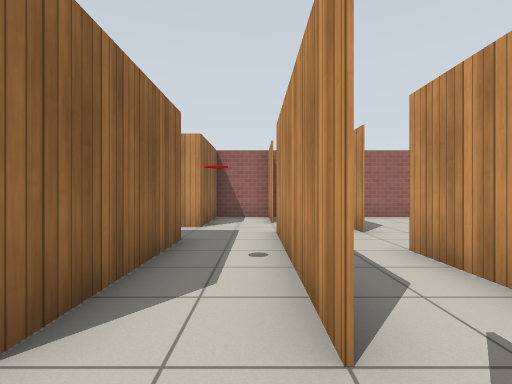
View 1 (above)

24 first-person views from a walk through a robot-simulator world made for Gazebo. The camera is 0.94 m above the floor, looks level and sees 85° across. The floor is counted in squares, 1 m on a side. Each view is taken from the middle of a square. On the plan, view 1 faces up. The plan holds only what a view shows up to about 11 squares ahead; the rest is blank. Gazebo's built-in surfaces are drawn with simple patterns.

View 2
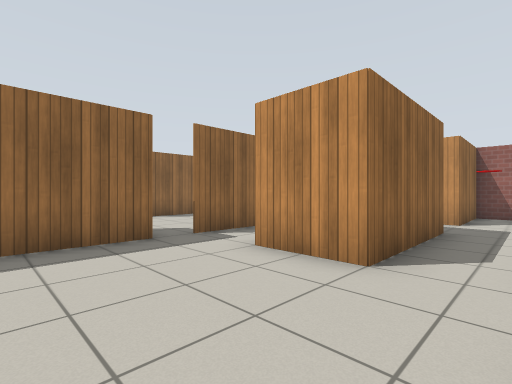

View 3
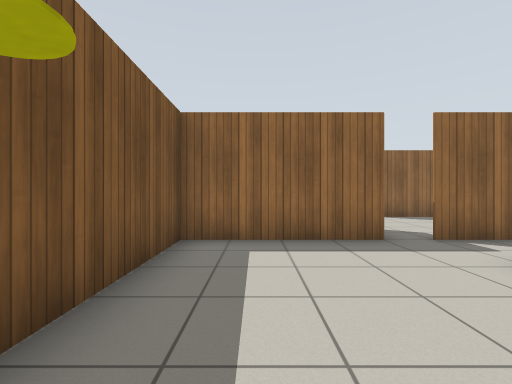

View 4
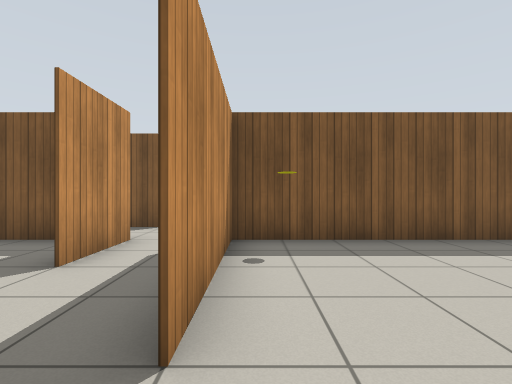

View 5
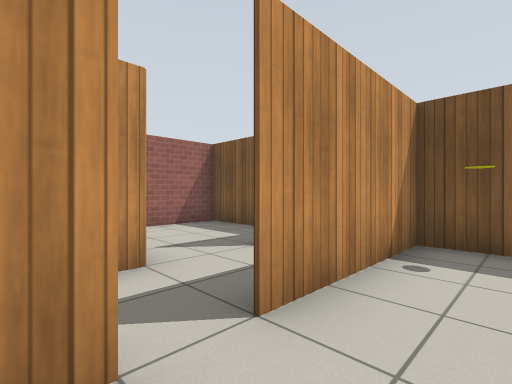

View 6
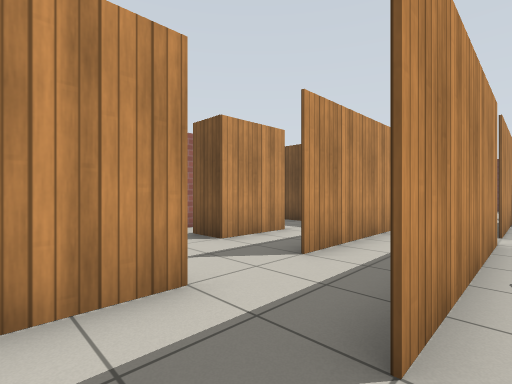

View 7
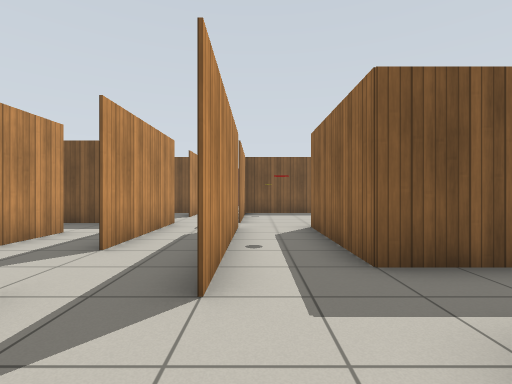

View 8
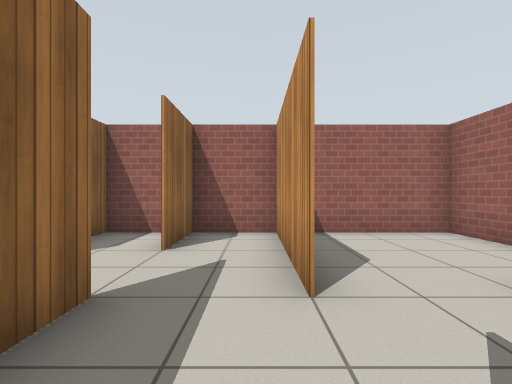

View 9
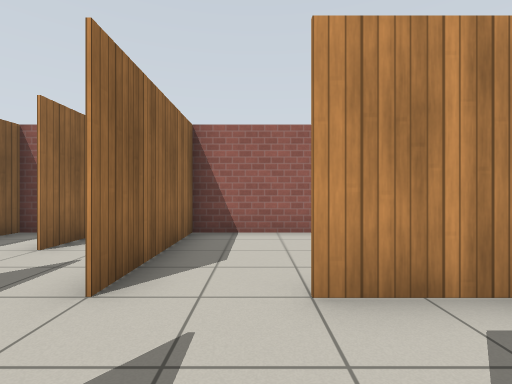

View 10
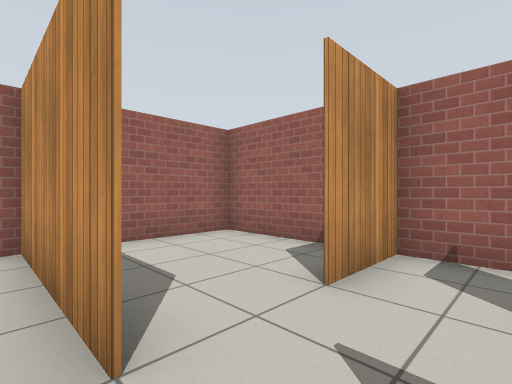

View 11
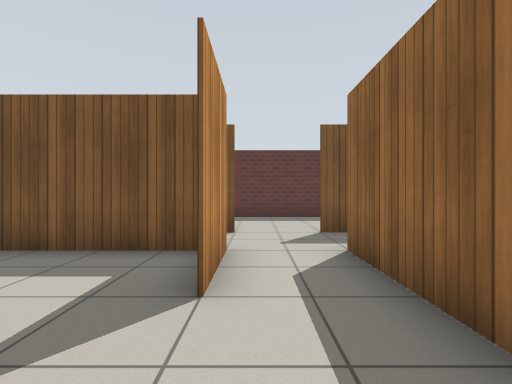

View 12
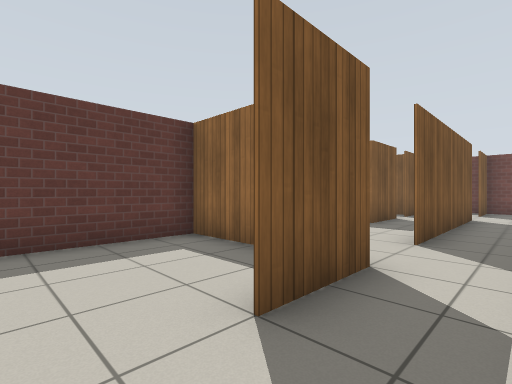

View 13
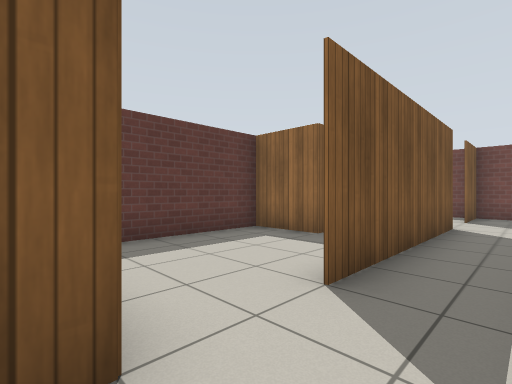

View 14
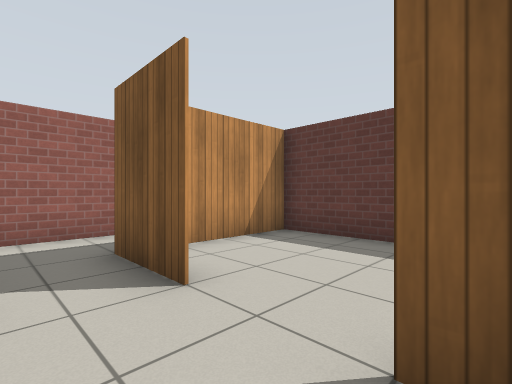

View 15
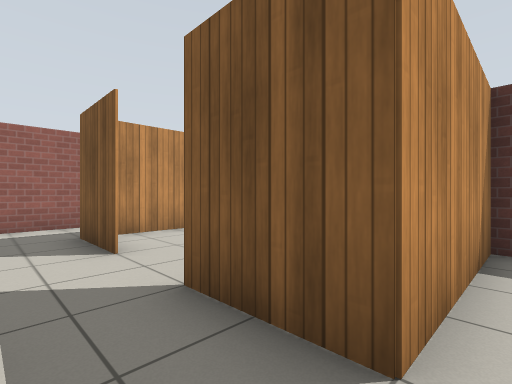

View 16
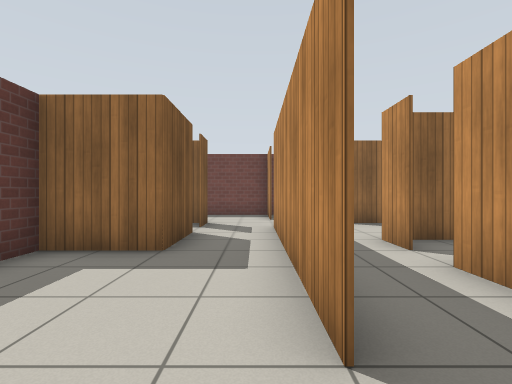

View 17
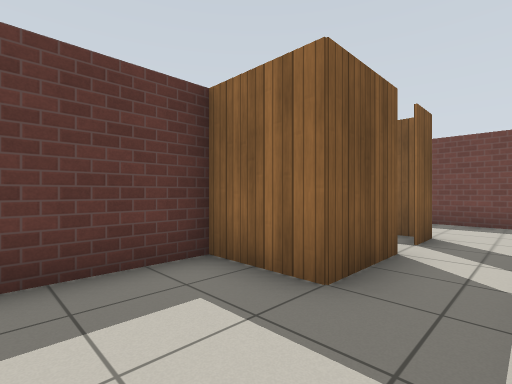

View 18
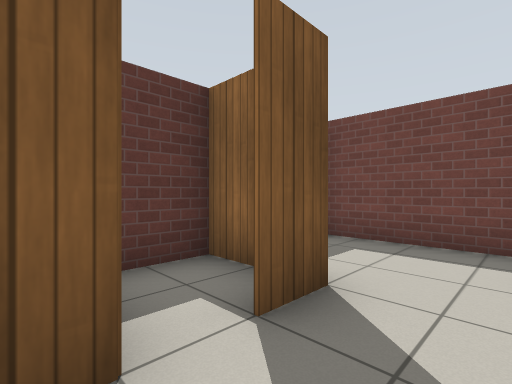

View 19
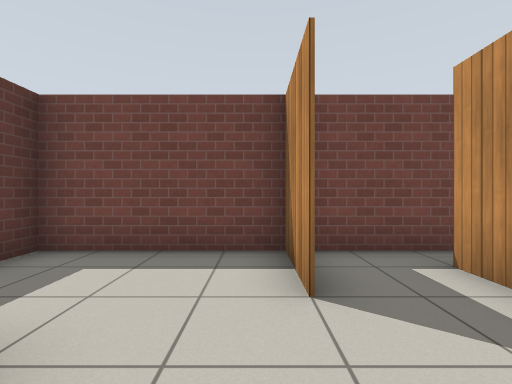

View 20
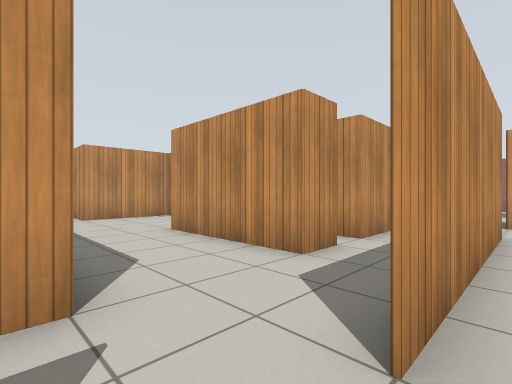

View 21
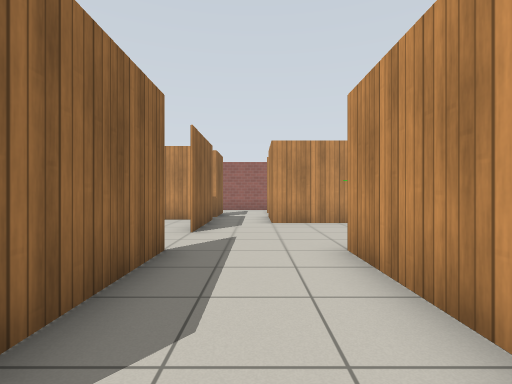

View 22
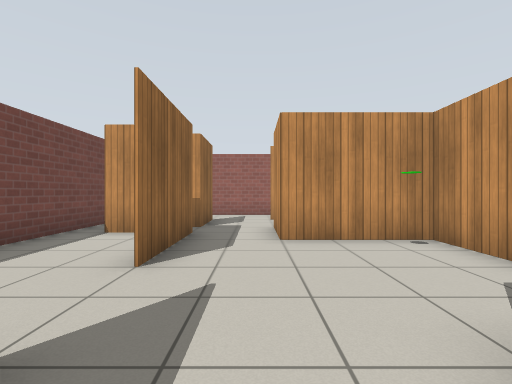

View 23
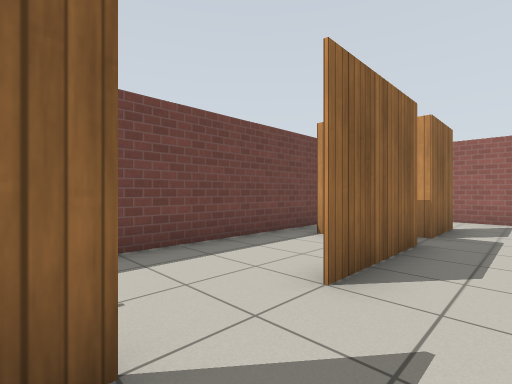

View 24
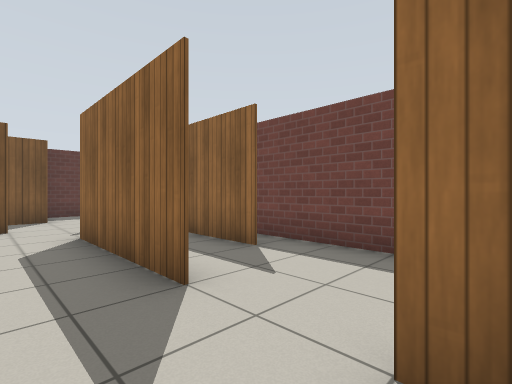

### Floor plan
Key: @ floor where view 1 was taken; # wall or solid block; . floor.
Columns run from 14 left of view 1 to 7 right of it. Each row starts with its distance up from view 1.
 11    ###      ##########
 10    ...       #.#.#...#
  9     ..#      #.#.#...#
  8     #.      ##...#...#
  7 #. ##.      .....#.###
  6 #.##..#    ....#.....#
  5 #..##.#### ##..#.....#
  4 #...#....#  #..#.#.#.#
  3 #...#....#  #..#.#.#
  2 #.......##.##..#.#..
  1 #......##........####
  0 #...#..## ....@#...
 -1 #.#.#..# #.....#.....#
 -2 #.#.#..  #.....#.#...#
 -3 #.###..#.#######.#####
 -4 #....................#
 -5 ###..######..##..###.#
 -6 #............#.....#.#
 -7 #............#.....#
 -8 #...#.##.....#.....#
 -9 #...#. #.....#.....#
-10 ####################

Where each view was taken, in squares from view 1:
view 1: 0 up, 0 right, facing up
view 2: 2 down, 0 right, facing up-left
view 3: 2 down, 0 right, facing left
view 4: 2 up, 0 right, facing down
view 5: 2 up, 1 left, facing down-right
view 6: 8 up, 0 right, facing down-right
view 7: 9 up, 0 right, facing down
view 8: 4 up, 2 right, facing up
view 9: 4 up, 4 right, facing up
view 10: 5 up, 2 right, facing up-right
view 11: 1 up, 2 right, facing down
view 12: 4 down, 2 right, facing down-left
view 13: 4 down, 1 left, facing down-left
view 14: 4 down, 0 right, facing down-right
view 15: 4 down, 2 left, facing down-right
view 16: 6 down, 2 left, facing left
view 17: 6 down, 4 left, facing down-left
view 18: 6 down, 8 left, facing down-left
view 19: 6 down, 9 left, facing left
view 20: 6 down, 11 left, facing up-right
view 21: 4 down, 9 left, facing up
view 22: 1 down, 9 left, facing up
view 23: 0 up, 9 left, facing up-left
view 24: 3 up, 9 left, facing down-left
